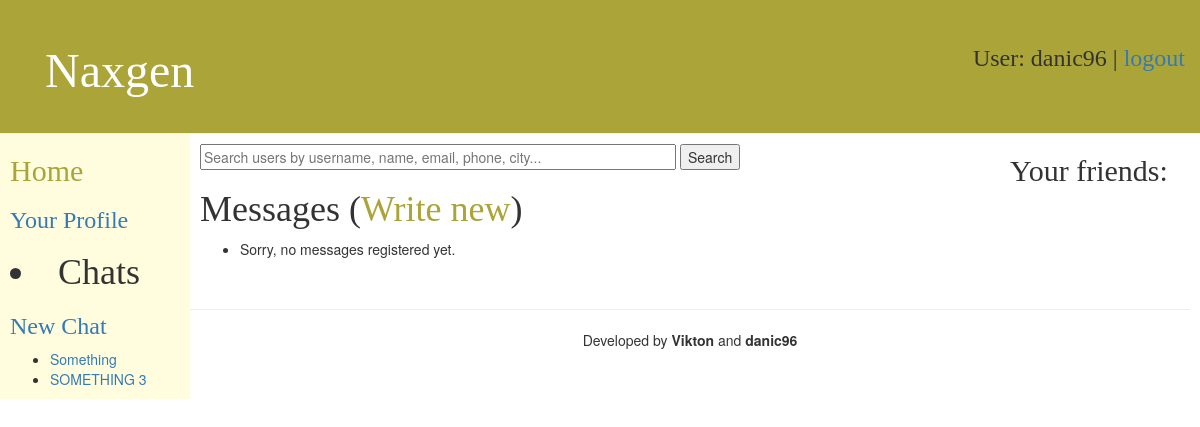
The app's page /messaging/ (signed in), older data.
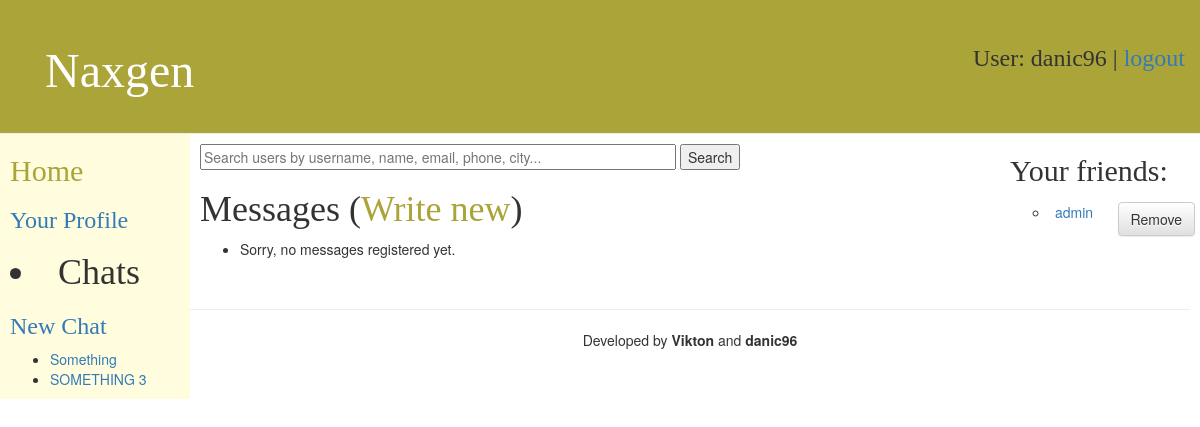
The same page, newer data.
### messaging/models.py (models this page shows, shortened)
class Group(models.Model):
    id = models.AutoField(primary_key=True)
    name = models.TextField(default="")
    members = models.ManyToManyField(User, blank=True)
    messages = models.ManyToManyField('GroupMessage')

class User(AbstractUser):
    date = models.DateTimeField(default=timezone.now)
    friends = models.ManyToManyField("self", blank=True)
    groups = models.ManyToManyField('Group')
    description = models.TextField(default='')
    phone = models.TextField(default='')
    city = models.TextField(default='')
    website = models.TextField(default='')

### messaging/templates/messaging/message_list.html (shortened to what this page needs)
{% extends "messaging/base.html" %}
{% block content %}
    <form action="{%  url  'messaging:search'  %}" method="post" >
        <input type="text" placeholder="Search users by username, name, email, phone, city..." name="search" size="60">
        <button type="submit">Search</button>
    </form>
<h1>
    Messages
    {% if user.username %}(<a href="{% url 'messaging:message_create' %}">Write new</a>){% endif %}
</h1>
<ul>
    {% if user.username %}
    {% for message in latest_message_list %}
        {% if user.username == message.to.username %}
            <li><a href="{% url 'messaging:message_detail' message.id %}">
                Message from {{ message.sender }} - {{ message.date }}</a>
            </li>
        {% endif %}
    {% empty %}<li>Sorry, no messages registered yet.</li>
    {% endfor %}
    {% else %}
        <div>Please login to see messages</div>
    {% endif %}
</ul>
{% endblock %}

### messaging/templates/messaging/base.html (shortened to what this page needs)
{% load staticfiles %}
<!DOCTYPE html>
<html lang="en">
<head>
    <link rel="stylesheet" href="http://code.jquery.com/ui/1.11.4/themes/smoothness/jquery-ui.css" />
    <link rel="stylesheet" href="//maxcdn.bootstrapcdn.com/bootstrap/3.2.0/css/bootstrap.min.css">
    <link rel="stylesheet" href="//maxcdn.bootstrapcdn.com/bootstrap/3.2.0/css/bootstrap-theme.min.css">
    <link rel="stylesheet" href="{% static "style/base.css" %}" />
    <link rel="stylesheet" href="{% static "style/more.css" %}" />
</head>
<body>
<div id="header" class="page-header">
    {% block header %}
        <div id="wrapper">
            <div id="title">
                <h1><a href="/messaging/">Naxgen</a></h1>
            </div>
            <h3>
            {% if user.username %}
                <p>
                        User: {{ request.user.username }} | <a href="{% url 'logout' %}?next={{request.path}}">logout</a>
                </p>
            {% else %}
                <p>
                    <a href="{% url 'login' %}?next={{request.path}}">Login</a>
                    /
                    <a href="{% url 'messaging:user_create' %}">Register</a>
                </p>
            {% endif %}
            </h3>
        </div>
    {% endblock %}
</div>
<div id="wrapp_this">
<div class="max_height">
<div id="left-sidebar">
    {% block sidebar %}
            <h2><a href="/messaging/">Home</a></h2>
            {% if user.username %}
                <h3> <a href="{% url 'messaging:view_profile' %}">Your Profile</a></h3>
                <h1><li>Chats</li></h1>
                <h3><a href="{% url 'messaging:group_create' %}" >New Chat</a></h3>
                <ul>
                {% for group in user.groups.all %}
                    <li>
                        <a href="{% url 'messaging:group_detail' group.id %}" > {{ group.name }} </a>
                    </li>
                {% endfor %}
                </ul>
            {% endif %}
    {% endblock %}
</div>
<div id="right-sidebar">
    {% block sidebar2 %}
        {% if user.username %}
            <h2>Your friends:</h2>
                <ul>
                {% for friend in request.user.friends.all %}
                    <li type="circle">
                        <div id="wrapper">
                        <a href="{% url 'messaging:view_profile_with_pk' pk=friend.pk %} " >
                            {{ friend.username }}
                        </a>
                        <a href="{% url 'messaging:change_friend' operation='remove' pk=friend.pk %}" >
                            <button id="remove-button" type="button" class="btn btn-default">Remove</button>
                        </a>
                        </div>
                    </li>
                {% endfor %}
                </ul>
        {% endif %}
    {% endblock %}
</div>
<div id="content">
    {% block content %}{% endblock %}
</div>
</div>
<div id="footer">
    {% block footer %}<hr><div >Developed by <b>Vikton</b> and <b>danic96</b></div>{% endblock %}
</div>
</div>
</body>
</html>

Row changes from the older to the newer data that the page shows:
now on this page (row edited): User: username "admin"
